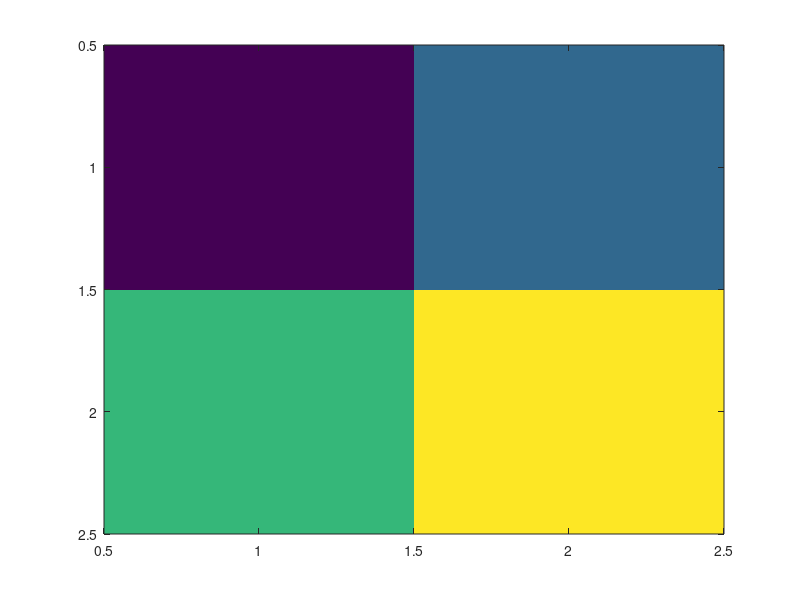

Write the MATLAB code that produced this figure. (Note: this script raises an error after producing the figure.)
function summary = runS1SecurityTests(outputDirectory)
%RUNS1SECURITYTESTS Product ownership and untrusted path boundary regressions.
    repository = fileparts(fileparts(mfilename('fullpath')));
    addpath(fullfile(repository, 'src'));
    if nargin < 1, outputDirectory = fullfile(repository, '.audit', 's1-security'); end
    if exist(outputDirectory, 'dir') ~= 7, mkdir(outputDirectory); end
    root = tempname(outputDirectory); mkdir(root);
    fig = figure('Visible', 'off'); cleanup = onCleanup(@() close(fig));
    ax = axes('Parent', fig); imagesc(ax, [1 2; 3 4]);
    ir = m2t2.reader.readFigure(fig);
    cases = {'dotted_stem', @dottedStem; 'explicit_parent_path', @parentPath; ...
        'hostile_stems', @hostileStems; 'product_collisions', @collisions; ...
        'directory_product', @directoryProduct; 'foreign_assets_preserved', @foreignAssets; ...
        'nested_assets_preserved', @nestedAssets; 'owned_assets_accepted', @ownedAssets; ...
        'unsafe_asset_references', @assetReferences; 'set_traversal', @setTraversal; ...
        'set_preflight', @setPreflight; 'compiler_controls', @compilerControls; ...
        'literal_text', @literalText};
    if ispc
        cases(end+1,:) = {'windows_names', @windowsNames};
    end
    if exist('OCTAVE_VERSION', 'builtin')
        cases(end+1:end+5,:) = {'file_symlink', @() linkCase('file'); ...
            'dangling_symlink', @() linkCase('dangling'); ...
            'asset_directory_symlink', @() linkCase('directory'); ...
            'asset_file_symlink', @() linkCase('asset'); ...
            'manifest_symlink', @() linkCase('manifest')};
    end
    rows = cell(size(cases,1),3); failures = 0;
    for k = 1:size(cases,1)
        try
            cases{k,2}(); status = 'PASS'; detail = 'assertions passed';
        catch err
            status = 'FAIL'; failures = failures + 1;
            detail = regexprep([err.identifier ': ' err.message], '[\r\n\t]+', ' ');
        end
        rows(k,:) = {cases{k,1}, status, detail};
    end
    path = fullfile(root, 'security-results.tsv');
    fid = fopen(path, 'wb'); assert(fid >= 0); fileCleanup = onCleanup(@() fclose(fid));
    fprintf(fid, 'case\tstatus\tdetail\n');
    for k = 1:size(rows,1), fprintf(fid, '%s\t%s\t%s\n', rows{k,:}); end
    clear fileCleanup cleanup;
    summary = struct('tests', size(rows,1), 'failures', failures, 'resultPath', path);
    fprintf('%s', fileread(path));
    assert(failures == 0, 'S1 security tests failed.');

    function dottedStem()
        p = paths('heat map.v1');
        assert(strcmp(p.assetDirectoryName, 'heat map.v1-assets'));
        plan = m2t2.render.makePgfplotsPlan(ir, true, m2t2.render.defaultConfig(), 'hybrid', p.assetDirectoryName);
        assert(strcmp(plan.assets(1).reference, 'heat map.v1-assets/image-0001.png'));
        assert(~isempty(strfind(plan.tex, '\detokenize{heat map.v1-assets/image-0001.png}')));
    end
    function parentPath()
        p = paths(fullfile('child','..','explicit'));
        assert(~isempty(strfind(p.base, fullfile('child','..','explicit'))));
        m2t.internal.checkOutputProducts(p, false);
    end
    function hostileStems()
        names = {['a' char(9) 'b'], ['a' char(127)], 'x%y', 'x{y}', 'x#y', 'x$y', 'x"y'};
        for n = 1:numel(names)
            mustFail(@() paths(names{n}), 'M2T:E002:InvalidOutputPath');
        end
    end
    function collisions()
        suffixes = {'.tex','.pdf','.compile.log'};
        for n = 1:numel(suffixes)
            p = paths(['collision' num2str(n)]); target = [p.base suffixes{n}];
            write(target, 'preserve');
            mustFail(@() m2t.internal.checkOutputProducts(p, false), 'M2T:E003:OutputExists');
            assert(strcmp(fileread(target), 'preserve'));
        end
    end
    function directoryProduct()
        p = paths('directory-product'); write(p.texPath, 'preserve'); mkdir(p.pdfPath);
        r = m2t.export(fig, p.base, 'Overwrite', true);
        assert(~r.success && strcmp(r.diagnostics(1).code, 'M2T:E006:UnsafeOutputProduct'));
        assert(strcmp(fileread(p.texPath), 'preserve'));
    end
    function foreignAssets()
        p = paths('foreign'); mkdir(p.assetDirectory); write(p.texPath, 'preserve');
        target = fullfile(p.assetDirectory, 'notes.txt'); write(target, 'unrelated');
        r = m2t.export(fig, p.base, 'Overwrite', true, 'ImageBackend', 'hybrid');
        assert(~r.success && strcmp(r.diagnostics(1).code, 'M2T:E006:UnsafeOutputProduct'));
        assert(strcmp(fileread(target), 'unrelated') && strcmp(fileread(p.texPath), 'preserve'));
    end
    function nestedAssets()
        p = paths('nested'); mkdir(fullfile(p.assetDirectory, 'child'));
        mustFail(@() m2t.internal.checkOutputProducts(p, true), 'M2T:E006:UnsafeOutputProduct');
        assert(exist(fullfile(p.assetDirectory, 'child'), 'dir') == 7);
    end
    function ownedAssets()
        p = paths('owned'); mkdir(p.assetDirectory);
        write(fullfile(p.assetDirectory, 'image-0001.png'), 'owned product');
        m2t.internal.checkOutputProducts(p, true);
    end
    function assetReferences()
        fixture = ir;
        names = {'../outside', '/absolute', '..', 'x/y', 'x\y', 'x{y}', 'x%y'};
        for n = 1:numel(names)
            mustFail(@() m2t2.render.makePgfplotsPlan(fixture, true, m2t2.render.defaultConfig(), 'hybrid', names{n}), ...
                'M2T2:E055:UnsafeAssetReference');
        end
    end
    function setTraversal()
        r = m2t.exportSet(struct('figure', fig, 'name', '../outside'), fullfile(root,'set-traversal'));
        assert(~r.success && strcmp(r.diagnostics(1).code, 'M2T:SET_INVALID_NAME'));
        assert(exist(fullfile(root,'set-traversal'), 'dir') ~= 7);
    end
    function setPreflight()
        folder = fullfile(root,'set-preflight'); mkdir(folder); write(fullfile(folder,'second.pdf'), 'preserve');
        entries = struct('figure', {fig,fig}, 'name', {'first','second'});
        r = m2t.exportSet(entries, folder);
        assert(~r.success && strcmp(r.diagnostics(1).code, 'M2T:SET_OUTPUT_EXISTS'));
        assert(exist(fullfile(folder,'first.tex'), 'file') ~= 2);
        assert(strcmp(fileread(fullfile(folder,'second.pdf')), 'preserve'));
    end
    function compilerControls()
        target = fullfile(root,'out.pdf');
        mustFail(@() m2t.internal.compileLuaLatex(['x' char(9)], target), 'M2T:C005:UnsafeProcessArgument');
        mustFail(@() m2t.internal.compileLuaLatex('x.tex', target, ['x' char(10)]), 'M2T:C005:UnsafeProcessArgument');
    end
    function literalText()
        title(ax, '\input{outside}_$%#', 'Interpreter', 'none');
        literalIR = m2t2.reader.readFigure(fig);
        tex = m2t2.render.renderPgfplots(literalIR, true);
        assert(isempty(strfind(tex, '\input{outside}')));
        title(ax, '$x^2$', 'Interpreter', 'latex');
        mathIR = m2t2.reader.readFigure(fig);
        tex = m2t2.render.renderPgfplots(mathIR, true);
        assert(~isempty(strfind(tex, '$x^2$')));
        title(ax, '', 'Interpreter', 'tex');
    end
    function windowsNames()
        names = {'NUL','CON.txt','COM1','a:b','a!b','a.'};
        for n = 1:numel(names), mustFail(@() paths(names{n}), 'M2T:E002:InvalidOutputPath'); end
    end
    function linkCase(kind)
        p = paths(['link-' kind]); outside = fullfile(root,['sentinel-' kind]); write(outside, 'preserve');
        switch kind
            case 'file', target = p.texPath; destination = outside;
            case 'dangling', target = p.pdfPath; destination = [outside '-missing'];
            case 'directory', target = p.assetDirectory; destination = root;
            case 'asset'
                mkdir(p.assetDirectory); target = fullfile(p.assetDirectory, 'image-0001.png'); destination = outside;
            case 'manifest'
                mkdir(p.base); target = fullfile(p.base, 'm2t-manifest.json'); destination = outside;
        end
        [status, message] = symlink(destination, target); assert(status == 0, message);
        linkCleanup = onCleanup(@() unlink(target));
        if strcmp(kind, 'manifest')
            r = m2t.exportSet(struct('figure', fig, 'name', 'entry'), p.base, 'Overwrite', true);
            assert(~r.success && exist(fullfile(p.base, 'entry.tex'), 'file') ~= 2);
        else
            mustFail(@() m2t.internal.checkOutputProducts(p, true), 'M2T:E006:UnsafeOutputProduct');
        end
        assert(strcmp(fileread(outside), 'preserve')); clear linkCleanup;
    end
    function p = paths(name), p = m2t.internal.normalizeOutputBase(fullfile(root, name)); end
end

function write(path, value), m2t.internal.writeTextFile(path, value); end
function mustFail(callback, code)
    caught = false;
    try, callback(); catch err, caught = true; assert(strcmp(err.identifier, code), [err.identifier ': ' err.message]); end
    assert(caught, ['Expected ' code]);
end
